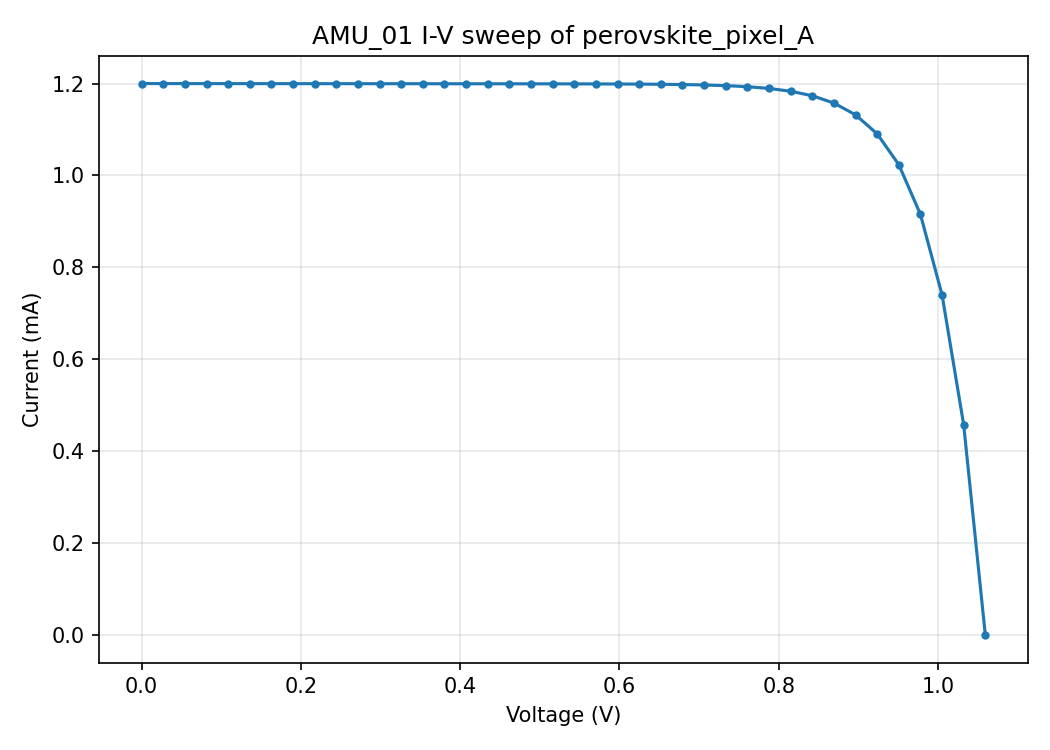

This chart was generated by the following Python code:
"""
test_iv_sweep.py
Standalone device test -- no Basilisk sim needed. Fakes an onMessage() call
to a SimulatedAMU with a hand-built "simulation state" and plots the
resulting I-V curve. This is the fast-iteration workflow the devices/
design is meant to enable: exercise a single device in isolation before
wiring it into a full experiment.
"""

import os
import sys
from types import SimpleNamespace

import numpy as np
import matplotlib.pyplot as plt

# This file doesn't import base.py (that's the point -- no Basilisk sim
# needed), so it has to set up its own path to PythonModules/, using an
# absolute path derived from this file's location rather than a relative
# string (which only works if the CWD happens to be sims/).
_root = os.path.dirname(os.path.dirname(os.path.abspath(__file__)))
sys.path.insert(0, os.path.join(_root, "PythonModules"))

from devices.amu import SimulatedAMU
from payload_iv import PVDevice


def fake_simulation_state(sun_direction_body, shadow_factor=1.0, sun_distance_factor=1.0, sim_time_s=0.0):
    """A minimal stand-in for sim_state.SimulationState -- onMessage() only
    reads these four attributes, so a real Basilisk sim isn't needed to
    test a device's command handling."""
    return SimpleNamespace(
        sun_direction_body=np.array(sun_direction_body, dtype=float),
        shadow_factor=shadow_factor,
        sun_distance_factor=sun_distance_factor,
        sim_time_s=sim_time_s,
    )


def run():
    pv = PVDevice('perovskite_pixel_A', '+Z', (0, 0, 1), area_m2=1.0e-4)
    amu = SimulatedAMU(amu_id=1, pv_device=pv)

    sim = fake_simulation_state(sun_direction_body=(0, 0, 1), shadow_factor=1.0,
                                sun_distance_factor=1.0, sim_time_s=0.0)

    result = amu.onMessage({'command': 'IV_SWEEP', 'temp_c': 25.0}, sim)

    V, I = result['V'], result['I']
    s = result['summary']
    print(f"Voc={s['voc']:.4f} V  Isc={s['isc']*1e3:.4f} mA  "
          f"Pmax={s['pmax']*1e3:.4f} mW  FF={s['ff']:.3f}")

    fig, ax = plt.subplots(figsize=(7, 5))
    ax.plot(V, I * 1e3, '-o', ms=3)
    ax.set_xlabel('Voltage (V)')
    ax.set_ylabel('Current (mA)')
    ax.set_title(f"{amu.name} I-V sweep of {pv.name}")
    ax.grid(True, alpha=0.3)
    plt.tight_layout()
    plt.savefig('test_iv_sweep.png', dpi=150)
    print("Saved test_iv_sweep.png")


if __name__ == "__main__":
    run()
